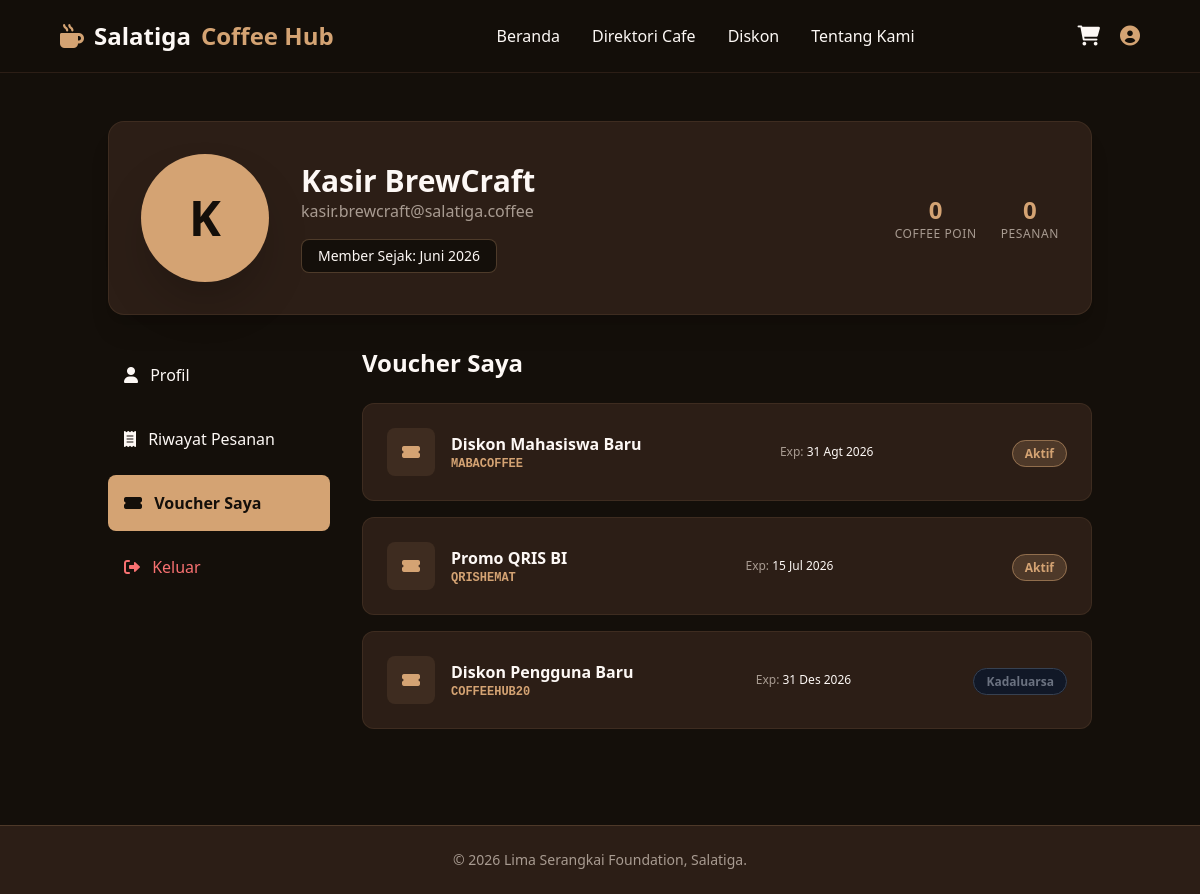
Page /voucher_saya.php (signed in) on the committed database.
### tables this page shows
CREATE TABLE `users` (
  `id` int(11) NOT NULL AUTO_INCREMENT,
  `nama` varchar(100) DEFAULT NULL,
  `email` varchar(100) DEFAULT NULL,
  `password` varchar(255) DEFAULT NULL,
  `role` varchar(10) DEFAULT 'user',
  `cafe_id` int(11) DEFAULT NULL,
  `poin` int(11) DEFAULT 0,
  `pesanan_selesai` int(11) DEFAULT 0,
  `member_sejak` varchar(50) DEFAULT 'Juni 2026',
  `alamat` text DEFAULT NULL,
  PRIMARY KEY (`id`),
  UNIQUE KEY `email` (`email`)
);

### voucher_saya.php (the view, shortened to what this page needs)
<?php
include 'koneksi.php';
$id = $_SESSION['user_id'];
$query = mysqli_query($conn, "SELECT * FROM users WHERE id = '$id'");
$user = mysqli_fetch_assoc($query);
$user['poin'] = $user['poin'] ?? 0;
$user['pesanan_selesai'] = $user['pesanan_selesai'] ?? 0;
$user['member_sejak'] = $user['member_sejak'] ?? 'Juni 2026';
$voucher_saya = [
    ["judul" => "Diskon Mahasiswa Baru", "kode" => "MABACOFFEE", "exp" => "31 Agt 2026", "status" => "Aktif"],
    ["judul" => "Promo QRIS BI", "kode" => "QRISHEMAT", "exp" => "15 Jul 2026", "status" => "Aktif"],
    ["judul" => "Diskon Pengguna Baru", "kode" => "COFFEEHUB20", "exp" => "31 Des 2026", "status" => "Kadaluarsa"]
];
?>
<!DOCTYPE html>
<html lang="id">
<head>
    <script src="https://cdn.tailwindcss.com"></script>
    <link href="https://cdnjs.cloudflare.com/ajax/libs/font-awesome/6.0.0/css/all.min.css" rel="stylesheet">
</head>
<body class="bg-bg60 text-textLight min-h-screen flex flex-col">
    <header class="sticky top-0 z-50 flex justify-between items-center px-[5%] py-5 bg-bg60/95 backdrop-blur-sm border-b border-bg30">
        <div class="text-2xl font-bold text-textLight flex items-center gap-2.5">
            <i class="fas fa-mug-hot text-accent10"></i> Salatiga <span class="text-accent10">Coffee Hub</span>
        </div>
        <nav class="hidden md:block">
            <ul class="flex list-none gap-8">
                <li><a href="home.php" class="text-textLight hover:text-accent10 transition-colors">Beranda</a></li>
                <li><a href="direktori_cafe.php" class="text-textLight hover:text-accent10 transition-colors">Direktori Cafe</a></li>
                <li><a href="diskon.php" class="text-textLight hover:text-accent10 transition-colors">Diskon</a></li>
                <li><a href="tentang_kami.php" class="text-textLight hover:text-accent10 transition-colors">Tentang Kami</a></li>
            </ul>
        </nav>
        <div class="flex items-center gap-5 text-xl">
            <a href="keranjang.php" class="relative group flex items-center"><i class="fas fa-shopping-cart"></i></a>
            <a href="profil.php" class="text-accent10 flex items-center"><i class="fas fa-user-circle"></i></a>
        </div>
    </header>
    <main class="max-w-5xl mx-auto px-5 py-12 w-full flex-1">
        <div class="bg-bg30 rounded-2xl p-8 mb-8 flex flex-col md:flex-row items-center gap-8 shadow-xl border border-accent10/10">
            <div class="w-32 h-32 bg-accent10 rounded-full flex items-center justify-center text-bg60 text-5xl font-bold shadow-2xl">
                <?= substr($user['nama'], 0, 1) ?>
            </div>
            <div class="text-center md:text-left flex-1">
                <h1 class="text-3xl font-bold"><?= $user['nama'] ?></h1>
                <p class="text-textMuted mb-4"><?= $user['email'] ?></p>
                <div class="flex gap-4 justify-center md:justify-start">
                    <span class="bg-bg60 px-4 py-1.5 rounded-lg border border-accent10/30 text-sm">Member Sejak: <?= $user['member_sejak'] ?></span>
                </div>
            </div>
            <div class="flex gap-6 text-center">
                <div>
                    <div class="text-2xl font-bold text-accent10"><?= $user['poin'] ?></div>
                    <div class="text-xs text-textMuted uppercase tracking-wider">Coffee Poin</div>
                </div>
                <div>
                    <div class="text-2xl font-bold text-accent10"><?= $user['pesanan_selesai'] ?></div>
                    <div class="text-xs text-textMuted uppercase tracking-wider">Pesanan</div>
                </div>
            </div>
        </div>
        <div class="grid grid-cols-1 md:grid-cols-4 gap-8">
            <div class="md:col-span-1 space-y-2">
                <a href="profil.php" class="w-full text-left p-4 hover:bg-bg30 rounded-lg transition-colors block">
                    <i class="fas fa-user mr-2"></i> Profil
                </a>
                <a href="riwayat_pesanan.php" class="w-full text-left p-4 hover:bg-bg30 rounded-lg transition-colors block">
                    <i class="fas fa-receipt mr-2"></i> Riwayat Pesanan
                </a>
                <a href="voucher_saya.php" class="w-full text-left p-4 bg-accent10 text-bg60 font-bold rounded-lg block">
                    <i class="fas fa-ticket-alt mr-2"></i> Voucher Saya
                </a>
                <a href="logout.php" class="w-full text-left p-4 hover:bg-bg30 rounded-lg transition-colors text-red-400 block">
                    <i class="fas fa-sign-out-alt mr-2"></i> Keluar
                </a>
            </div>
            <div class="md:col-span-3 space-y-4">
                <h2 class="text-2xl font-bold mb-6">Voucher Saya</h2>
                <?php foreach($voucher_saya as $v): ?>
                <div class="bg-bg30 p-6 rounded-xl border border-accent10/10 flex flex-col md:flex-row justify-between items-center gap-4 hover:border-accent10/30 transition-all">
                    <div class="flex items-center gap-4 w-full md:w-auto">
                        <div class="w-12 h-12 bg-accent10/10 rounded-lg flex items-center justify-center text-accent10">
                            <i class="fas fa-ticket-alt"></i>
                        </div>
                        <div>
                            <div class="font-bold"><?= $v['judul'] ?></div>
                            <div class="text-xs text-accent10 font-mono font-bold uppercase"><?= $v['kode'] ?></div>
                        </div>
                    </div>
                    <div class="text-xs text-textMuted w-full md:w-auto text-center">
                        Exp: <span class="text-textLight"><?= $v['exp'] ?></span>
                    </div>
                    <div>
                        <?php if($v['status'] == 'Aktif'): ?>
                            <span class="px-3 py-1 bg-accent10/20 text-accent10 text-xs font-bold rounded-full border border-accent10/50">Aktif</span>
                        <?php else: ?>
                            <span class="px-3 py-1 bg-gray-900 text-gray-500 text-xs font-bold rounded-full border border-gray-700">Kadaluarsa</span>
                        <?php endif; ?>
                    </div>
                </div>
                <?php endforeach; ?>
            </div>
        </div>
    </main>
    <footer class="bg-bg30 text-textLight px-[5%] py-6 mt-12 text-center text-sm text-textMuted border-t border-accent10/20">
        &copy; 2026 Lima Serangkai Foundation, Salatiga.
    </footer>
</body>
</html>

### rows in the picture
users: nama "K", nama "Kasir BrewCraft", email "kasir.brewcraft@salatiga.coffee", member_sejak "Juni 2026", poin "0", pesanan_selesai "0"

### other values in the picture
$v['judul'] "Diskon Mahasiswa Baru"
$v['kode'] "MABACOFFEE"
$v['exp'] "31 Agt 2026"
$v['judul'] "Promo QRIS BI"
$v['kode'] "QRISHEMAT"
$v['exp'] "15 Jul 2026"
$v['judul'] "Diskon Pengguna Baru"
$v['kode'] "COFFEEHUB20"
$v['exp'] "31 Des 2026"
